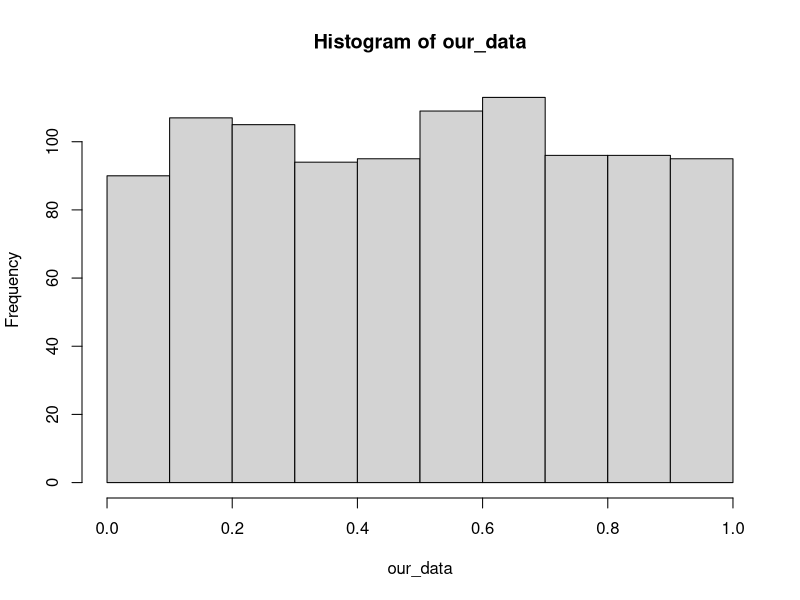
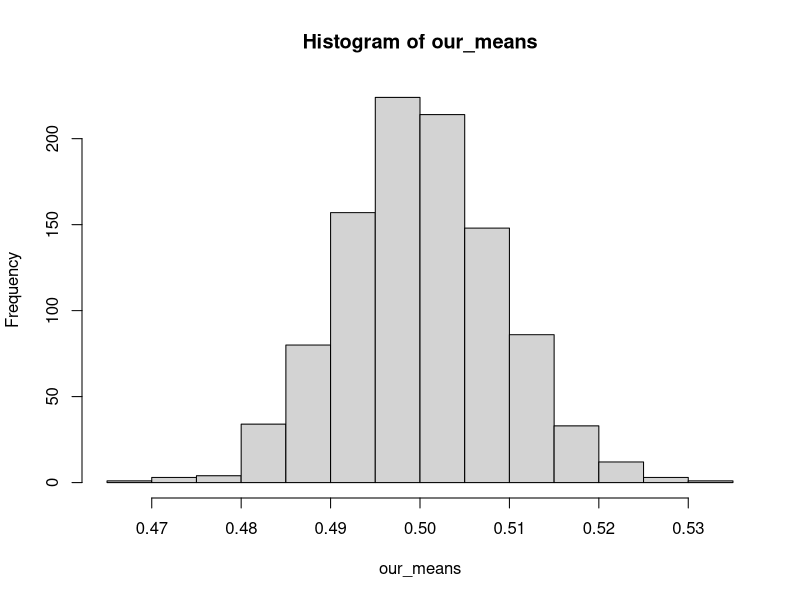

Write the R code that produced these figures, in order.
##############################
# Central Limit Theorem Demo #
##############################

# first generate some random data from a uniform distribution
# we draw 1000 random numbers
our_data <- runif(n=1000, min = 0, max = 1)

#make a histogram of our data to just see what it looks like
hist(our_data)

#compute the mean
our_mean <- mean(our_data)
our_mean

# let's do this over and over again to see what the distribution of the mean looks like


# our first step is to wrap this into a function
# it makes doing something over and over again easy
do_everything_once <- function(){
  # get data
  our_data <- runif(n=1000, min = 0, max = 1)
  
  # compute the mean of the data
  our_mean <- mean(our_data)
  
  # spit out that mean we just calculated
  return(our_mean)
}

#if we do it once it gives us a number
do_everything_once()

#let's do it a thousand times

# this is just an empty list that we'll fill up with our 1000 means
our_means <- rep(0,1000)

# a for loop is a way to do something over and over again
for(i in 1:1000){
  our_means[i] <- do_everything_once()  
}

# check it out, the means are normally distributed
hist(our_means)


